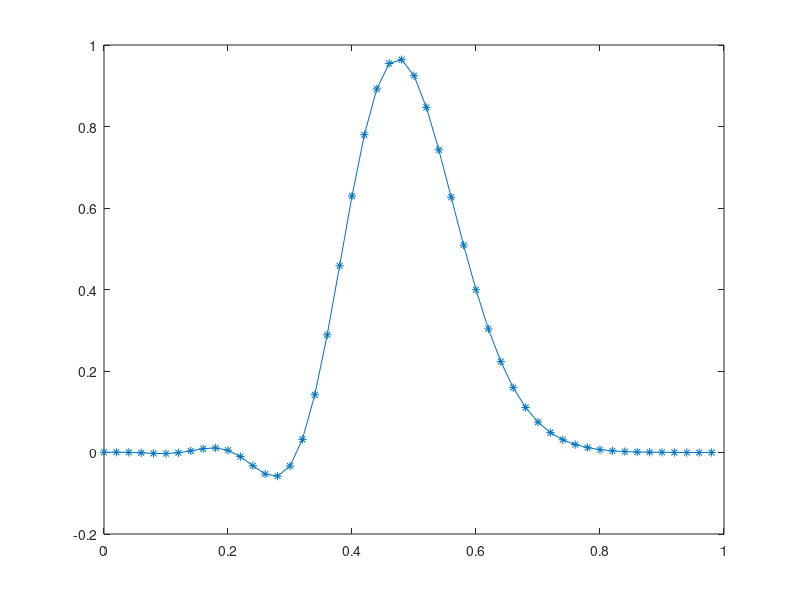

Write the MATLAB code that produced this figure.
%% 1D problem
clear all; % clear all data
low=0; % define my low and high spatial boundary
high=1;
M=50; % number of grids
a=1; % a is the coefficient
dx=(high-low)/M;
out=[]; % output file which the solution of each time ste can be found here
un=zeros(1,M); % initialize my IC vector;
pos=(high-low)/(M)*([0:(M-1)]); % calculate position value at each grid
%% set IC
for i=1:M
    un(i)=exp(-0.5*((pos(i)-0.5)/0.08)^2);
end
u_ic=un; %% save my IC so I can compare with my soilution
%% set A
A=zeros(M); % initialize matrix A
for i=2:M-1
    A(i,i-1)=-1;
    A(i,i+1)=1;
end
A(1,2)=1;
A(1,end)=-1;
A(M,1)=1;
A(M,M-1)=-1; % Now A is B(1,-2,1);
un=un.';
operator_2O_center=1/2/dx*A; % Define my 2nd-order centered differences operator;
t=0;
%% different time martching methods
% %% Explicit Euler
% h=dx*a*0.1; % Courant number=0.1
% for i=1:(1/h)+1
%     unp1=un-operator_2O_center*un*h; % unp1 stands for Un+1;
%     un=unp1;
%     out=[out ; t unp1.'];
%     t=t+h;
%     %     plot(pos,unp1,'o-');
%     %     pause(0)
% end
% plot(pos,out(end,2:end),'o-');
% hold on;



%% AB2
% h=dx*a*0.1; % Courant number=0.1
% t=0;
% out=[];
% unm1=u_ic.';
% un=unm1-operator_2O_center*unm1*h;
% dunm1dt=(un-unm1)/h;
% for t=1:((1/h)-1)
%     unp1= (-dunm1dt-3*operator_2O_center*un)*h/2+un;
%     dundt=(dunm1dt+2/h*(unp1-un))/3;
%     out=[out ;  t unp1.'];
%     t=t+h;
%     unm1=un;
%     un=unp1;
%     dunm1dt=dundt;
% %     plot(pos,unp1,'o-');
% %     pause(0)
% end
% plot(pos,out(end,2:end),'*-');





% %% implicit Euler
% h=a*dx; % Courant number=1
% out=[];
% un=u_ic.';
% A=(operator_2O_center*h+eye(M));
% for t=1:(1/h)
%     unp1=A\(un);
%     un=unp1;
%     out=[out ; unp1.'];
%     plot(pos,unp1,'o-');
%     pause(0)
% end
% plot(pos,out(end,2:end),'.-');



% %% trapezoidal
% h=dx*a*0.1; % Courant number=0.1
% t=0;
% out=[];
% un=u_ic.';
% unp1=un-operator_2O_center*un*h; 
% dundt=(unp1-un)/h;
% for t=1:((1/h)-1)
%     unp1=(2/h*eye(M)+operator_2O_center)\(2/h*un+dundt)
%     dunp1dt=(unp1-un)*2/h-dundt;
%     out=[out ;  t unp1.'];
%     t=t+h;
%     un=unp1;
%     dundt=dunp1dt;
%     plot(pos,unp1,'o-');
%     pause(0)
% end
% plot(pos,out(end,2:end),'x-');


%% 4th-order Runge-Kutta methods
h=a*dx; % Courant number=1
out=[];
un=u_ic.';
for t=1:(1/h)
    unp1d2_1=un-1/2*h*operator_2O_center*un;
    unp1d2_2=un-1/2*h*operator_2O_center*unp1d2_1;
    unp1_bar=un-h*operator_2O_center*unp1d2_2;
    unp1=un+1/6*h*(-operator_2O_center*(un+2*unp1d2_1+2*unp1d2_2+unp1_bar));
    un=unp1;
    out=[out ; unp1.'];
    plot(pos,unp1,'o-');
    pause(0)
end
plot(pos,out(end,:),'-*');


% plot(pos,u_ic,'-^');
% legend(' Explicit Euler','AB2','implicit Euler','trapezoidal',' 4th-order Runge-Kutta','exact solution');
